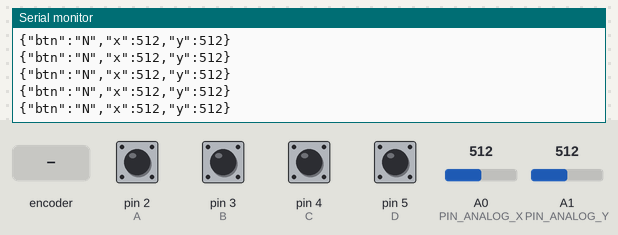
Recording of a sketch running on a simulated Arduino Uno, built with avr-gcc and run on an emulated ATmega328P. On the bench: the last lines printed to the serial monitor. The test bench sets the inputs (shaded band); at power-on: pin 2 (A), pin 3 (B), pin 4 (C), pin 5 (D) HIGH, A0 (PIN_ANALOG_X) = 512, A1 (PIN_ANALOG_Y) = 512.

Above: at 1.2 s.
1.3 s: A0 (PIN_ANALOG_X) set to 0
At 1.34 s:
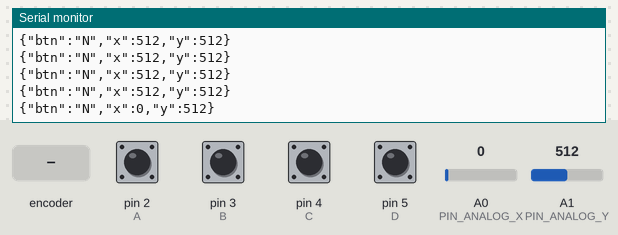
4.3 s: rotary encoder on pin 2 (A) / pin 3 (B) turned 1 step (first pin leading)
6.0 s: pin 4 (C) pulled LOW for 0.15 s
At 6.06 s:
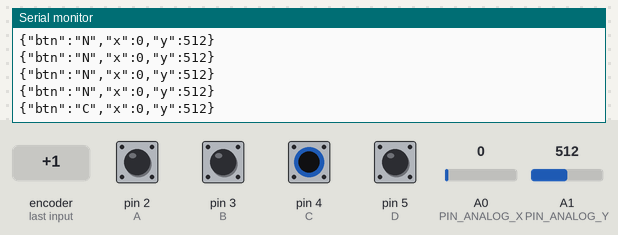
7.6 s: pin 5 (D) pulled LOW for 0.15 s
At 7.7 s:
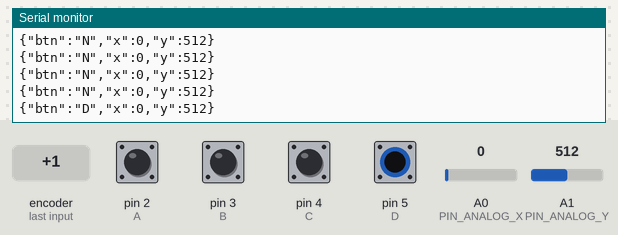
9.2 s: A1 (PIN_ANALOG_Y) set to 0
At 9.24 s:
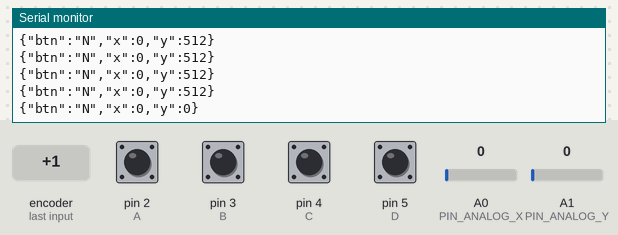
12.2 s: rotary encoder on pin 2 (A) / pin 3 (B) turned 2 steps (second pin leading)
At 12.21 s:
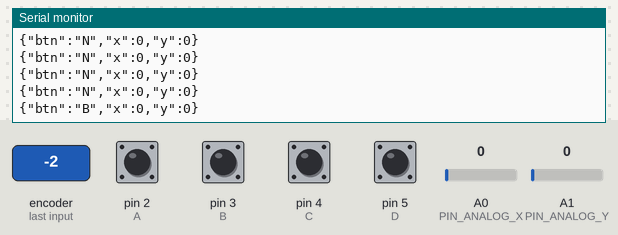

The sketch:

shoot.ino
```cpp
// define global variables for analog pins.

// X values will be read from pin 0 and Y from pin 1
#include <Arduino_JSON.h>

#define PIN_ANALOG_X 0

#define PIN_ANALOG_Y 1

#define A 2
#define B 3
#define C 4
#define D 5


void setup() {

 // Start serial because we will observe values at serial monitor
 for(int i=2;i<6;i++) pinMode(i, INPUT_PULLUP);
 Serial.begin(9600);

}


void loop() {

 // Print x axis values
 JSONVar myObject;
  if(!digitalRead(A)) myObject["btn"]="A";
  else if (!digitalRead(B)) myObject["btn"]="B";
  else if (!digitalRead(C)) myObject["btn"]="C";
  else if (!digitalRead(D)) myObject["btn"]="D";
  else myObject["btn"]="N";
  myObject["x"] = analogRead(PIN_ANALOG_X);
  myObject["y"] = analogRead(PIN_ANALOG_Y);
    Serial.println(myObject);

 delay(100);

}
```

Measured:
- after the input at 1.3 s, the serial monitor: prints a new line at once (image 1)
- after the input at 6.0 s, the serial monitor: prints a new line after 0.05 s (image 2)
- after the input at 7.6 s, the serial monitor: prints a new line after 0.09 s (image 3)
- after the input at 9.2 s, the serial monitor: prints a new line at once (image 4)
- after the input at 12.2 s, the serial monitor: prints a new line at once (image 5)
